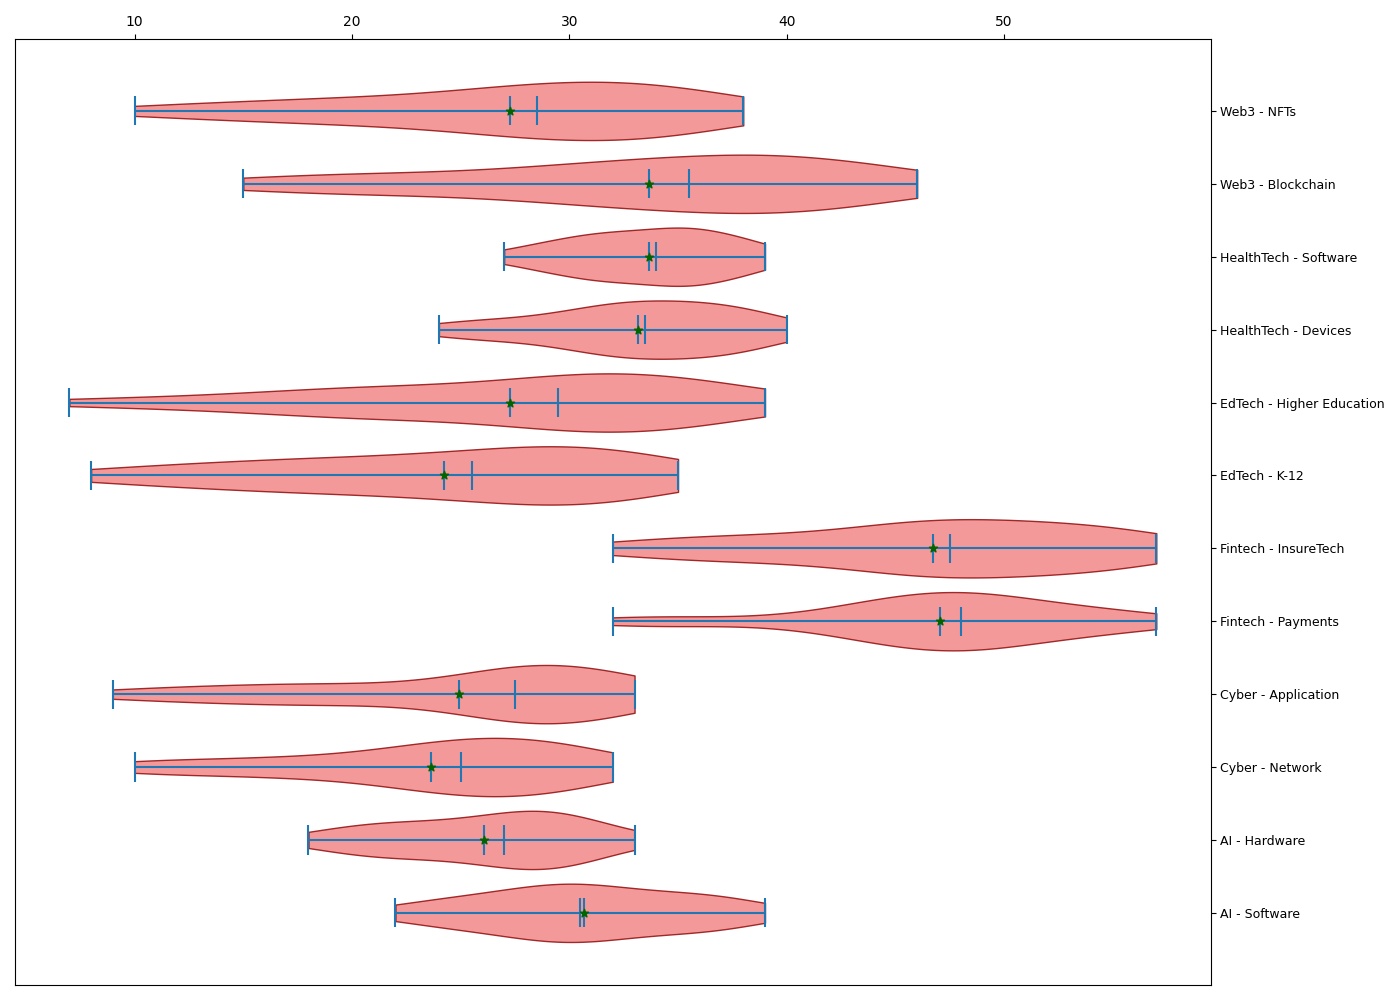

Here is the Python script that generated this plot:
import matplotlib.pyplot as plt
import numpy as np

sectors = ['AI - Software', 'AI - Hardware', 'Cyber - Network', 'Cyber - Application', 
           'Fintech - Payments', 'Fintech - InsureTech', 'EdTech - K-12', 'EdTech - Higher Education',
           'HealthTech - Devices', 'HealthTech - Software', 'Web3 - Blockchain', 'Web3 - NFTs']

growth_data = [
    [22, 24, 23, 25, 27, 30, 28, 25, 27, 26, 29, 31, 28, 32, 29, 30, 31, 33, 30, 31, 35, 29, 34, 37, 36, 35, 33, 32, 36, 37, 38, 39],
    [18, 19, 22, 20, 21, 25, 24, 22, 23, 24, 20, 26, 27, 29, 22, 28, 30, 26, 28, 25, 27, 29, 31, 30, 32, 29, 31, 28, 30, 33, 29, 27],
    [10, 12, 11, 15, 18, 17, 16, 20, 22, 25, 27, 28, 26, 23, 22, 24, 26, 25, 23, 21, 25, 28, 29, 30, 31, 29, 32, 30, 31, 28, 26, 27],
    [9, 11, 13, 14, 16, 20, 17, 18, 20, 21, 24, 26, 27, 28, 29, 30, 28, 27, 26, 29, 32, 31, 33, 30, 29, 31, 32, 33, 30, 28, 29, 27],
    [36, 34, 32, 40, 45, 43, 47, 44, 48, 45, 46, 49, 42, 44, 46, 48, 50, 47, 45, 49, 51, 53, 50, 48, 52, 55, 57, 54, 56, 52, 49, 48],
    [38, 39, 35, 32, 34, 37, 40, 42, 45, 48, 44, 43, 46, 45, 47, 50, 53, 55, 52, 54, 56, 53, 57, 56, 55, 51, 50, 48, 47, 46, 48, 50],
    [8, 10, 12, 15, 18, 16, 13, 17, 19, 22, 20, 21, 23, 25, 24, 26, 28, 30, 27, 25, 29, 31, 34, 32, 28, 30, 29, 33, 31, 35, 33, 32],
    [7, 11, 14, 16, 19, 21, 23, 18, 20, 24, 27, 25, 22, 28, 29, 30, 32, 34, 33, 35, 37, 36, 31, 33, 38, 39, 34, 31, 30, 29, 32, 35],
    [25, 26, 24, 28, 29, 30, 27, 31, 34, 32, 30, 33, 36, 37, 35, 34, 38, 40, 39, 37, 35, 36, 31, 33, 32, 37, 39, 38, 36, 34, 32, 33],
    [27, 29, 30, 28, 31, 32, 33, 35, 37, 36, 35, 38, 39, 37, 36, 35, 34, 33, 32, 31, 30, 29, 34, 32, 35, 37, 38, 39, 36, 35, 33, 31],
    [15, 17, 19, 21, 24, 23, 26, 29, 33, 32, 31, 30, 29, 34, 32, 35, 37, 36, 39, 38, 40, 42, 45, 43, 44, 46, 41, 39, 38, 37, 42, 40],
    [10, 13, 14, 17, 19, 18, 20, 22, 26, 25, 24, 23, 28, 27, 29, 32, 31, 30, 28, 27, 30, 33, 34, 36, 38, 37, 35, 33, 32, 31, 34, 36]
]

fig, ax = plt.subplots(figsize=(14, 10))

parts = ax.violinplot(growth_data, vert=False, showmeans=True, showmedians=True,
                      widths=0.8)
for pc in parts['bodies']:
    pc.set_facecolor('lightcoral')
    pc.set_edgecolor('darkred')
    pc.set_alpha(0.8)

means = [np.mean(data) for data in growth_data]
ax.scatter(means, range(1, len(means) + 1), color='darkgreen', marker='*', zorder=3)

ax.xaxis.grid(False)
ax.yaxis.set_ticks_position('right')
ax.xaxis.set_ticks_position('top')

ax.set_yticks(range(1, len(sectors) + 1))
ax.set_yticklabels(sectors, fontsize=9)

plt.tight_layout()
plt.show()
